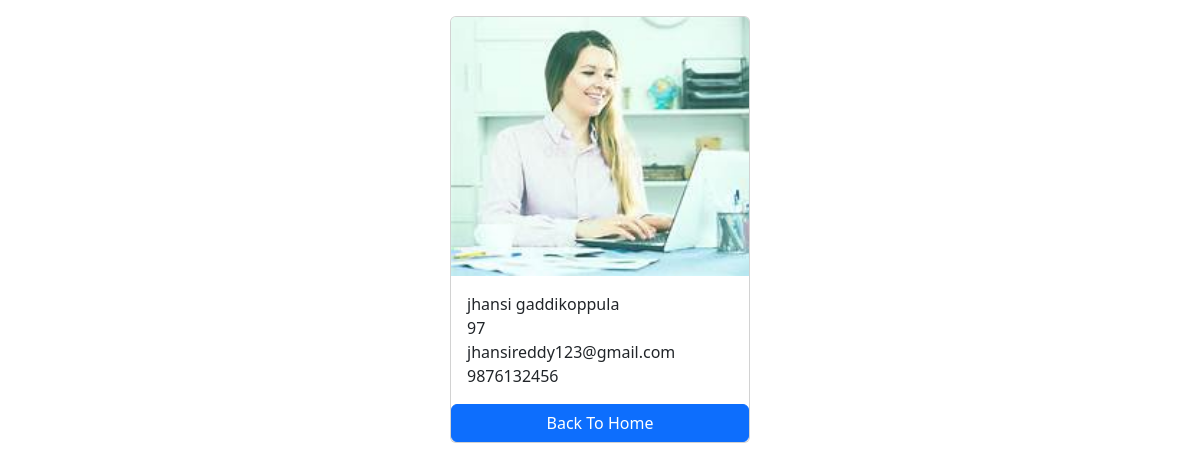
/students/4/, run on the app's committed database.
### result/models.py (models this page shows, shortened)
class Student1(models.Model):
    first_name=models.CharField(max_length=100)
    last_name=models.CharField(max_length=100)
    photo=models.ImageField(upload_to='images')
    graduation=models.CharField(max_length=100)
    marks=models.CharField(max_length=100)
    email_address=models.EmailField(max_length=100,unique=True)
    phone_number=models.CharField(max_length=10,blank=True)

### result/views.py (the view)
# urls.py: path('<int:pk>/',views.student_result, name='student_result'),
def student_result(request,pk):
    student=get_object_or_404(Student1,pk=pk)
    context={
        'student':student,
    }
    return render(request,'student_result.html',context)

### templates/student_result.html (shortened to what this page needs)
<!DOCTYPE html>
<html lang="en">
<head>
    <link href="https://cdn.jsdelivr.net/npm/bootstrap@5.3.3/dist/css/bootstrap.min.css" rel="stylesheet">
</head>
<body>
    <div class="container mt-3">
        <div class="card mx-auto" style="width:300px">
            <img src="{{student.photo.url}}" class="card-img-top" alt="">
            <div class="card-body">
                <p class="card-text m-0">{{student.first_name}} {{student.last_name}}</p>
                <p class="card-text m-0">{{student.marks}}</p>
                <p class="card-text m-0">{{student.email_address}}</p>
                <p class="card-text m-0">{{student.phone_number}}</p>
            </div>
            <a href="{% url "home" %}" class="btn btn-primary">Back To Home</a>
        </div>
    </div>
</body>
</html>

### data on the page
Student1: photo (picture), first_name "jhansi", last_name "gaddikoppula", marks "97", email_address "jhansireddy123@gmail.com", phone_number "9876132456"
